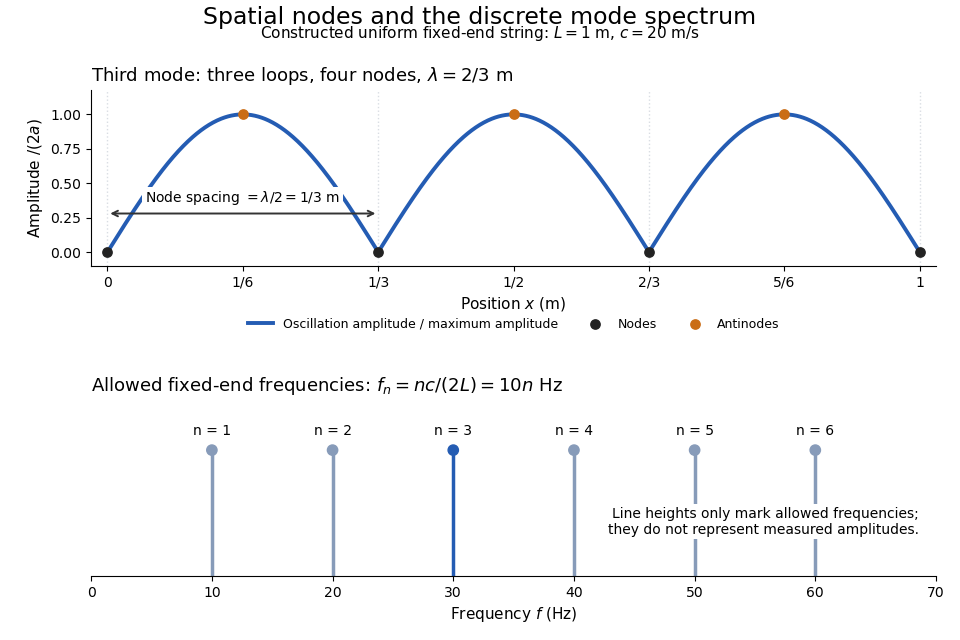

Reproduce this figure in Python.
"""Original spatial amplitude and discrete mode spectrum of an ideal string.

Run from _media; tested with Python 3.14, matplotlib 3.10.7, numpy 2.3.5.
"""
from pathlib import Path
import matplotlib.pyplot as plt
import numpy as np

x = np.linspace(0.0, 1.0, 1201)
nodes = np.arange(4) / 3
antinodes = (2 * np.arange(3) + 1) / 6
n = np.arange(1, 7)
f = n * 10
fig, (spatial, spectrum) = plt.subplots(2, 1, figsize=(9.6, 6.4), facecolor='white')
spatial.plot(x, np.abs(np.sin(3 * np.pi * x)), color='#245cb3', lw=2.8,
             label='Oscillation amplitude / maximum amplitude')
spatial.scatter(nodes, np.zeros(4), color='#222', s=45, zorder=4, label='Nodes')
spatial.scatter(antinodes, np.ones(3), color='#ca6d16', s=45, zorder=4, label='Antinodes')
for xp in nodes:
    spatial.axvline(xp, color='#d9dde3', ls=':', lw=1)
spatial.annotate('', xy=(0, 0.28), xytext=(1/3, 0.28),
                 arrowprops={'arrowstyle': '<->', 'color': '#333', 'lw': 1.4})
spatial.text(1/6, 0.36, r'Node spacing $=\lambda/2=1/3$ m', ha='center', fontsize=10,
             bbox={'facecolor': 'white', 'edgecolor': 'none', 'pad': 2})
spatial.set_title(r'Third mode: three loops, four nodes, $\lambda=2/3$ m', loc='left', fontsize=13)
spatial.set_xlim(-0.02, 1.02)
spatial.set_ylim(-0.10, 1.18)
spatial.set_xticks(np.arange(7)/6, ['0', '1/6', '1/3', '1/2', '2/3', '5/6', '1'])
spatial.set_xlabel(r'Position $x$ (m)', fontsize=11)
spatial.set_ylabel(r'Amplitude $/(2a)$', fontsize=11)
spatial.legend(loc='upper center', bbox_to_anchor=(0.5, -0.23), ncol=3, frameon=False, fontsize=9)
colors = ['#879bb9' if i != 3 else '#245cb3' for i in n]
spectrum.vlines(f, 0, 1, colors=colors, linewidth=2.5)
spectrum.scatter(f, np.ones(6), c=colors, s=55, zorder=3)
for ni, fi in zip(n, f, strict=True):
    spectrum.text(fi, 1.12, f'n = {ni}', ha='center', fontsize=10)
spectrum.set_title(r'Allowed fixed-end frequencies: $f_n=nc/(2L)=10n$ Hz', loc='left', fontsize=13)
spectrum.set_xlim(0, 70)
spectrum.set_ylim(0, 1.4)
spectrum.set_xticks(np.arange(0, 71, 10))
spectrum.set_yticks([])
spectrum.set_xlabel(r'Frequency $f$ (Hz)', fontsize=11)
spectrum.text(0.98, 0.24, 'Line heights only mark allowed frequencies;\nthey do not represent measured amplitudes.',
              transform=spectrum.transAxes, ha='right', fontsize=10,
              bbox={'facecolor': 'white', 'edgecolor': 'none', 'pad': 2})
for ax in (spatial, spectrum):
    ax.set_facecolor('white')
    ax.spines[['top', 'right']].set_visible(False)
spectrum.spines['left'].set_visible(False)
fig.suptitle('Spatial nodes and the discrete mode spectrum', fontsize=17, y=0.99)
fig.text(0.5, 0.94, r'Constructed uniform fixed-end string: $L=1$ m, $c=20$ m/s', ha='center', fontsize=11)
fig.subplots_adjust(left=0.095, right=0.975, top=0.86, bottom=0.10, hspace=0.76)
fig.savefig(Path.cwd() / (Path(__file__).stem + '.png'), dpi=100, facecolor='white', transparent=False)
plt.close(fig)
